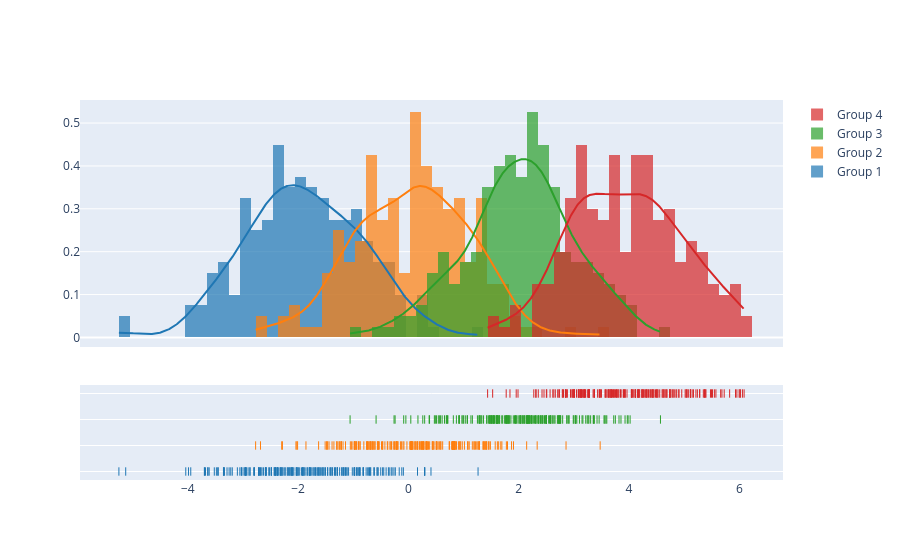

This figure's notebook cell:
### Code cell
import plotly.figure_factory as ff

# Add histogram data
x1 = np.random.randn(200) - 2
x2 = np.random.randn(200)
x3 = np.random.randn(200) + 2
x4 = np.random.randn(200) + 4

# Group data together
hist_data = [x1, x2, x3, x4]

group_labels = ['Group 1', 'Group 2', 'Group 3', 'Group 4']

# Create distplot with custom bin_size
fig = ff.create_distplot(hist_data, group_labels, bin_size=.2)
fig.show()

### Figure 1 — Plotly figure (JSON) as saved in the notebook; plotly's stock layout.template omitted (floating-point values rounded to 4 significant figures; data arrays with more than 128 entries replaced by an {"elided": "..."} marker saying what was removed)
{"data": [{"autobinx": false, "histnorm": "probability density", "legendgroup": "Group 1", "marker": {"color": "rgb(31, 119, 180)"}, "name": "Group 1", "opacity": 0.7, "type": "histogram", "x": {"elided": "200 float values"}, "xaxis": "x", "xbins": {"end": 1.263, "size": 0.2, "start": -5.248}, "yaxis": "y"}, {"autobinx": false, "histnorm": "probability density", "legendgroup": "Group 2", "marker": {"color": "rgb(255, 127, 14)"}, "name": "Group 2", "opacity": 0.7, "type": "histogram", "x": {"elided": "200 float values"}, "xaxis": "x", "xbins": {"end": 3.477, "size": 0.2, "start": -2.77}, "yaxis": "y"}, {"autobinx": false, "histnorm": "probability density", "legendgroup": "Group 3", "marker": {"color": "rgb(44, 160, 44)"}, "name": "Group 3", "opacity": 0.7, "type": "histogram", "x": {"elided": "200 float values"}, "xaxis": "x", "xbins": {"end": 4.57, "size": 0.2, "start": -1.057}, "yaxis": "y"}, {"autobinx": false, "histnorm": "probability density", "legendgroup": "Group 4", "marker": {"color": "rgb(214, 39, 40)"}, "name": "Group 4", "opacity": 0.7, "type": "histogram", "x": {"elided": "200 float values"}, "xaxis": "x", "xbins": {"end": 6.086, "size": 0.2, "start": 1.436}, "yaxis": "y"}, {"legendgroup": "Group 1", "marker": {"color": "rgb(31, 119, 180)"}, "mode": "lines", "name": "Group 1", "showlegend": false, "type": "scatter", "x": {"elided": "500 float values"}, "xaxis": "x", "y": {"elided": "500 float values"}, "yaxis": "y"}, {"legendgroup": "Group 2", "marker": {"color": "rgb(255, 127, 14)"}, "mode": "lines", "name": "Group 2", "showlegend": false, "type": "scatter", "x": {"elided": "500 float values"}, "xaxis": "x", "y": {"elided": "500 float values"}, "yaxis": "y"}, {"legendgroup": "Group 3", "marker": {"color": "rgb(44, 160, 44)"}, "mode": "lines", "name": "Group 3", "showlegend": false, "type": "scatter", "x": {"elided": "500 float values"}, "xaxis": "x", "y": {"elided": "500 float values"}, "yaxis": "y"}, {"legendgroup": "Group 4", "marker": {"color": "rgb(214, 39, 40)"}, "mode": "lines", "name": "Group 4", "showlegend": false, "type": "scatter", "x": {"elided": "500 float values"}, "xaxis": "x", "y": {"elided": "500 float values"}, "yaxis": "y"}, {"legendgroup": "Group 1", "marker": {"color": "rgb(31, 119, 180)", "symbol": "line-ns-open"}, "mode": "markers", "name": "Group 1", "showlegend": false, "type": "scatter", "x": {"elided": "200 float values"}, "xaxis": "x", "y": {"elided": "200 str values"}, "yaxis": "y2"}, {"legendgroup": "Group 2", "marker": {"color": "rgb(255, 127, 14)", "symbol": "line-ns-open"}, "mode": "markers", "name": "Group 2", "showlegend": false, "type": "scatter", "x": {"elided": "200 float values"}, "xaxis": "x", "y": {"elided": "200 str values"}, "yaxis": "y2"}, {"legendgroup": "Group 3", "marker": {"color": "rgb(44, 160, 44)", "symbol": "line-ns-open"}, "mode": "markers", "name": "Group 3", "showlegend": false, "type": "scatter", "x": {"elided": "200 float values"}, "xaxis": "x", "y": {"elided": "200 str values"}, "yaxis": "y2"}, {"legendgroup": "Group 4", "marker": {"color": "rgb(214, 39, 40)", "symbol": "line-ns-open"}, "mode": "markers", "name": "Group 4", "showlegend": false, "type": "scatter", "x": {"elided": "200 float values"}, "xaxis": "x", "y": {"elided": "200 str values"}, "yaxis": "y2"}], "layout": {"barmode": "overlay", "hovermode": "closest", "legend": {"traceorder": "reversed"}, "xaxis": {"anchor": "y2", "domain": [0.0, 1.0], "zeroline": false}, "yaxis": {"anchor": "free", "domain": [0.35, 1], "position": 0.0}, "yaxis2": {"anchor": "x", "domain": [0, 0.25], "dtick": 1, "showticklabels": false}}}
